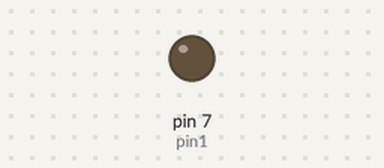
Recording of a sketch running on a simulated Arduino Uno, built with avr-gcc and run on an emulated ATmega328P. Parts: output pins drawn as LEDs (lit = HIGH).

Above: at 1.5 s.
At 4.5 s:
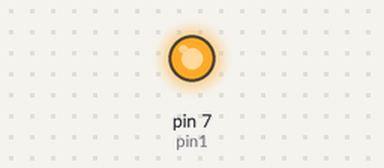
Timing chart, 0 to 7.8 s (numbered marks = the images above):
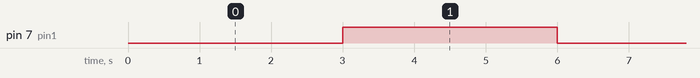

The sketch:

relayswitch.ino
```cpp
int pin1 = 7;

void setup() {
  pinMode(pin1, OUTPUT);
  digitalWrite(pin1, HIGH);
}

void loop() {
  digitalWrite(pin1, LOW);
  delay(3000);
  digitalWrite(pin1, HIGH);
  delay(3000);

}
```

Measured:
- by itself, pin 7 (pin1): alternates HIGH for 3.0 s and LOW for 3.0 s
